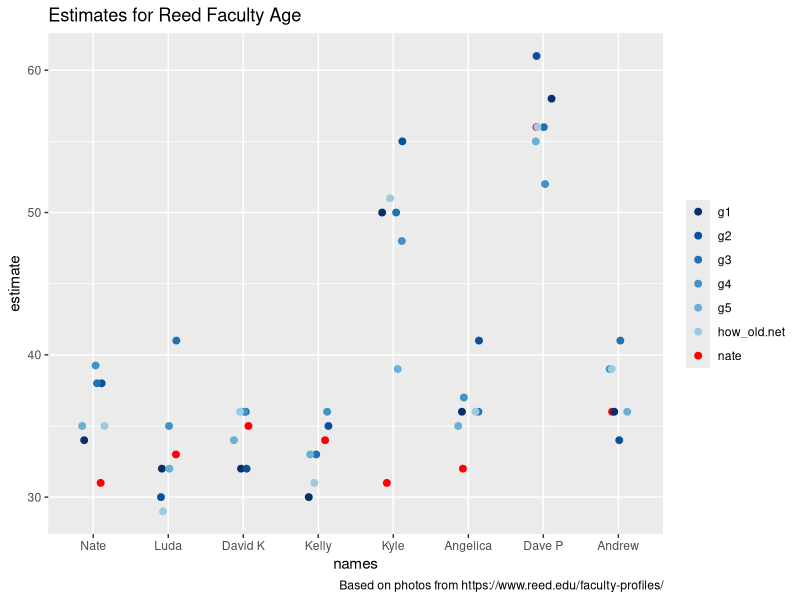

The R script that drew this image:
## ---- chunk 1
knitr::opts_chunk$set(echo = TRUE)
library(tidyverse)
## ---- chunk 2
g1_id <- c("Ngoc", "Rohan", "Bhav", "Maxwell")
g2_id <- c("Group 37")
g3_id <- c("Simon", "Isabelle", "Ingrid")
g4_id <- c("Robin", "Taylor", "Arai")
g5_id <- c("Straight Up Vibes")
## ---- chunk 3
g1 <- c(34, 32, 32, 30, 50, 36, 58, 36)
g2 <- c(38, 30, 32, 35, 55, 41, 61, 34)
g3 <- c(38, 41, 36, 33, 50, 36, 56, 41)
g4_2 <- c(50.5, 35.7, 37.1, 37.4, 83.1, 39.5, 94.5, 45.2)
g4 <- c(39.25, 35, 36, 36, 48, 37, 52, 39)
g5 <- c(35, 32, 34, 33, 39, 35, 55, 36)
nate <- c(31, 33, 35, 34, 31, 32, 56, 36)
how_old.net <- c(35, 29, 36, 31, 51, 36, 56, 39)
names <-   c("Nate", "Luda", "David K", "Kelly", "Kyle", "Angelica", "Dave P", "Andrew")
## ---- chunk 4
age <- data.frame(names = factor(names, levels = names),  nate, g1, g2, g3, g4, g5, how_old.net)
## ---- chunk 5
long_age <- age %>% pivot_longer(cols = !names, values_to = "estimate") 
## ---- chunk 6
my_colors <- rev(c('red', '#9ecae1','#6baed6','#4292c6','#2171b5','#08519c','#08306b'))
ggplot(long_age, aes(x = names, y = estimate, color = name))+geom_jitter(size = 2, width = 0.15, height = 0)+
  labs(title = "Estimates for Reed Faculty Age",
       caption = "Based on photos from https://www.reed.edu/faculty-profiles/")+
  theme(legend.title = element_blank()) +scale_color_manual(values = my_colors)
